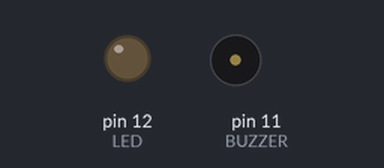
Recording of a sketch running on a simulated Arduino Uno, built with avr-gcc and run on an emulated ATmega328P. Parts: output pins drawn as LEDs (lit = HIGH), buzzer (waves = sounding, pin HIGH).

Above: at 0.5 s.
At 5.0 s:
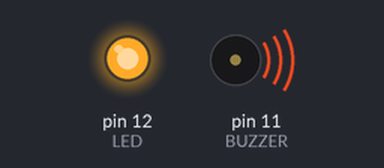
Timing chart, 0 to 6.9 s (numbered marks = the images above):
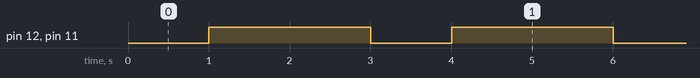

Measured:
- by itself, pin 12 (LED), pin 11 (BUZZER): alternates HIGH for 2.0 s and LOW for 1.0 s

The sketch:

temporal_alarm.ino
```cpp
// generated by ArduinoML

int BUTTON = 9;
int LED = 12;
int BUZZER = 11;

void setup() {
	pinMode(BUTTON, INPUT);
	pinMode(LED, OUTPUT);
	pinMode(BUZZER, OUTPUT);
}

int state = LOW; int prev = HIGH;
long time = 0; long debounce = 200;

void state_off() {
	digitalWrite(LED, LOW);
	digitalWrite(BUZZER, LOW);
	boolean guard =  millis() - time > debounce;
	if ((millis() - time > 1000) && guard) {
		time = millis(); state_on();
	} else {
		state_off();
	}
}

void state_on() {
	digitalWrite(LED, HIGH);
	digitalWrite(BUZZER, HIGH);
	boolean guard =  millis() - time > debounce;
	if ((millis() - time > 2000) && guard) {
		time = millis(); state_off();
	} else {
		state_on();
	}
}

void loop() { state_off(); }
```
